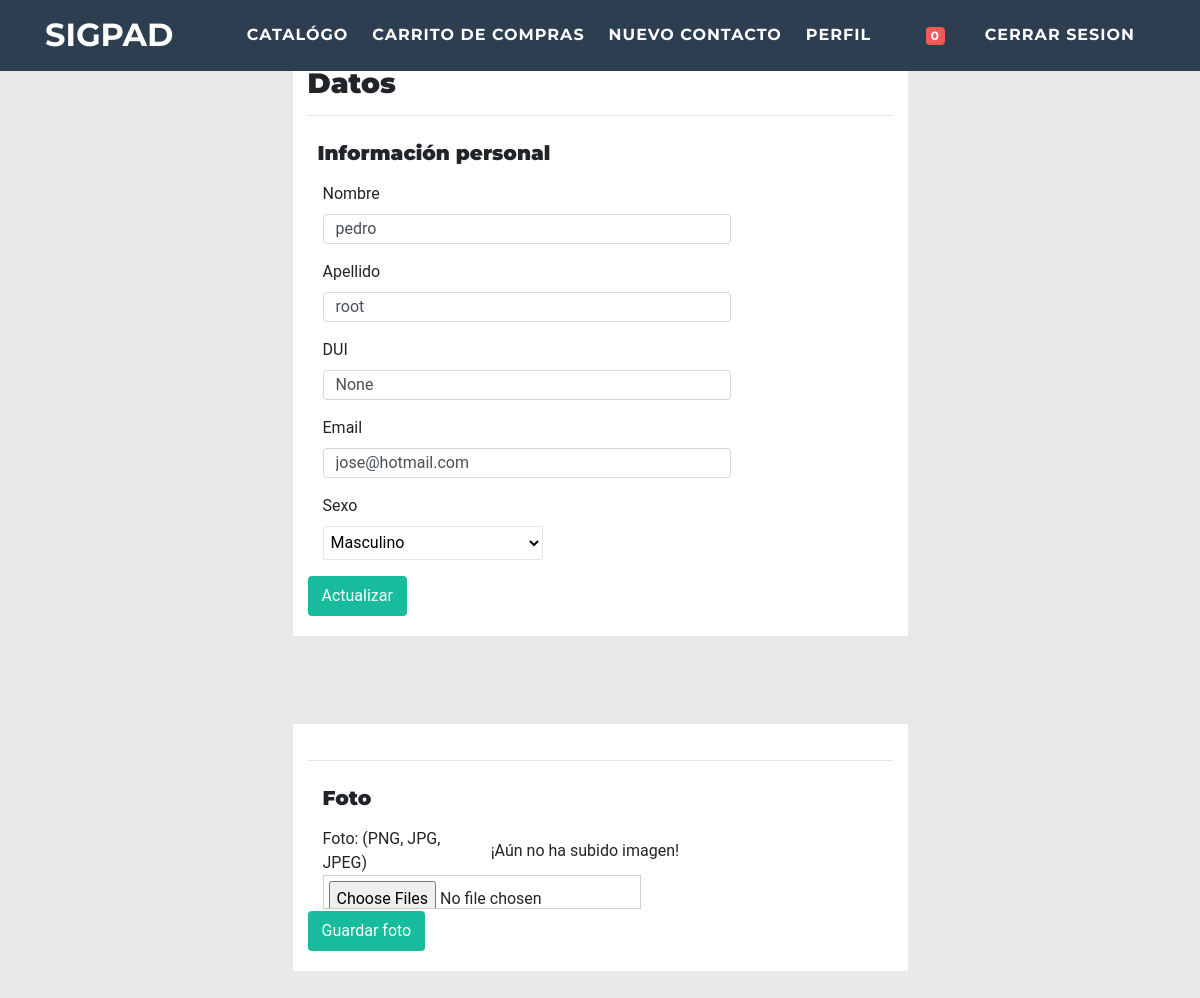
The page /editarClientes/ (signed in) on the database its author committed.
### SIGPAd/models.py (models this page shows, shortened)
class Cliente(models.Model):
	usuario = models.ForeignKey(User, on_delete=models.CASCADE)
	nombre = models.CharField(max_length=25)
	apellido = models.CharField(max_length=25)
	sexo = models.CharField(max_length=10, blank=True)
	email = models.EmailField(max_length=70)
	dui = models.CharField(max_length=10, blank=True, null=True)
	estado = models.IntegerField(default=1)
	foto = models.ImageField(upload_to="foto_cliente", null=True,blank=True)
	class Meta:
		permissions = (
			('es_cliente', _('Es Cliente')),
		)

### Foro/views.py (the view)
# urls.py: url(r'editarClientes/$', login_required(editarClientes), name="editarClientes"),
def editarClientes(request):
	existe = None
	try:
		usuario = request.user
		cliente = Cliente.objects.get(usuario=usuario)
	except Empleado.DoesNotExist:
		cliente = None
	if request.POST:
			cliente.nombre = request.POST.get('nombre',None)
			cliente.apellido = request.POST.get('apellido',None)
			cliente.dui = request.POST.get('dui',None)
			cliente.email = request.POST.get('email',None)
			cliente.sexo = request.POST.get('sexo',None)
			cliente.save()
			return redirect("/")
	else:
		context = {
				'cliente':cliente,
			}
	return render(request,"cliente/editarClientes.html", context)

### Foro/templates/cliente/editarClientes.html (shortened to what this page needs)
{% extends "exterior/foro_interior.html" %}
{% load staticfiles %}
{% block Body %}
    <div class="row mt-5 justify-content-center">
      <div class="col-sm-6 tab-content">
            <div class="header">
                    <h3 class="content-header"><strong>Datos</strong></h3>
            </div>
            <hr>
            <h5 class="content-header"><strong>Información personal</strong></h5>
            <div class="porlets-content">
                    <form action="" method="POST" role="form" enctype="multipart/form-data" accept-charset="UTF-8" class="form-horizontal row-border" >
                        <div class="form-group">
                                <label class="col-sm-3 control-label">Nombre</label>
                                <div class="col-sm-9">
                                  <input class="form-control" type="nombre" id="nombre" name="nombre" required="required" pattern="[a-zA-Z]{1-15}" value="{{cliente.nombre}}" >
                                </div>
                              </div>
                        <div class="form-group">
                                <label class="col-sm-3 control-label">Apellido</label>
                                    <div class="col-sm-9">
                                      <input class="form-control" type="apellido" id="apellido" name="apellido" required="required" pattern="[a-zA-Z]{1-15}" value="{{cliente.apellido}}" >
                                    </div>
                        </div>
                        <div class="form-group">
                                <label class="col-sm-3 control-label">DUI</label>
                                <div class="col-sm-9">
                                    <input type="text" class="form-control" id="dui" name="dui" value="{{cliente.dui}}" pattern="[0-9]{8}" required="required">
                                </div>
                        </div>
                        <div class="form-group">
                                      <label class="col-sm-3 control-label">Email</label>
                                      <div class="col-sm-9">
                                    <input type="text" class="form-control" id="email" name="email" value="{{cliente.email}}" pattern="[a-zA-Z]{1-15}" required="required">
                                  </div>
                        </div><div class="form-group">
                                <label class="col-sm-3 control-label">Sexo</label>
                                <div class="col-sm-9">
                                    <select id="sexo" class="input100 has val" name="sexo" value="{{cliente.sexo}}">
                                        <option id="masculino" value="masculino">Masculino</option>
                                    </select>
                                </div>
                        </div>
                        <div class="bottom">
                          <button type="submit" class="btn btn-primary">Actualizar</button>
                        </div>
                    </form>
            </div>
        </div>
    </div>
    <div class="row mt-5 justify-content-center">
      <div class="col-sm-6 tab-content">
         <hr>
           <h5 class="col-md-6"><strong>Foto</strong></h5>
        <div class="porlets-content">
          <form class="form-inline" action="{% url 'Foro:editarFotoCliente' pk=cliente.id %}" method="post" enctype="multipart/form-data" class="form-horizontal row-border" >
            <div class="form-group">
                {% if cliente.foto %}
                      <label class="col-sm-3 control-label">Foto: (PNG, JPG, JPEG)</label>
                      <div class="col-sm-9">
                          <input type="file" id="foto" name="foto" accept=".jpg, .jpeg, .png" src="{{cliente.foto.url}}" multiple>
                      </div>
                {% else %}
                    <label class="col-sm-3 control-label">Foto: (PNG, JPG, JPEG)</label>
                    <label> ¡Aún no ha subido imagen! </label>
                    <div class="col-sm-9">
                        <input type="file" id="foto" name="foto" accept=".jpg, .jpeg, .png" multiple>
                    </div>
                   {% endif %}
               </div>
            <div class="form-group">
                <div class="bottom">
                        <input type="submit" class="btn btn-primary" id="guardar" name="submit" value="Guardar foto">
                </div>
            </div>
        </div>
       </div>
    </div>
{% endblock Body %}

### Foro/static/exterior/css/freelancer.css (style rules this page uses)
body { font-family: 'Lato'; }
h1, h2, h3, h4, h5, h6 { font-weight: 700; font-family: 'Montserrat'; }
.btn { border-width: 2px; }
.btn-primary { background-color: #18BC9C; border-color: #18BC9C; }

### Foro/static/css/mini_chat.css (style rules this page uses)
body { background: #e9e9e9; font-family: 'Roboto', sans-serif; -webkit-font-smoothing: antialiased; -moz-osx-font-smoothing: grayscale; }

### Foro/templates/exterior/foro_interior.html (style rules this page uses)
html,body { height:100%; width:100%; }

### rows shown on the page
Cliente: nombre "pedro", apellido "root", dui "None", email "jose@hotmail.com", sexo "Masculino"
